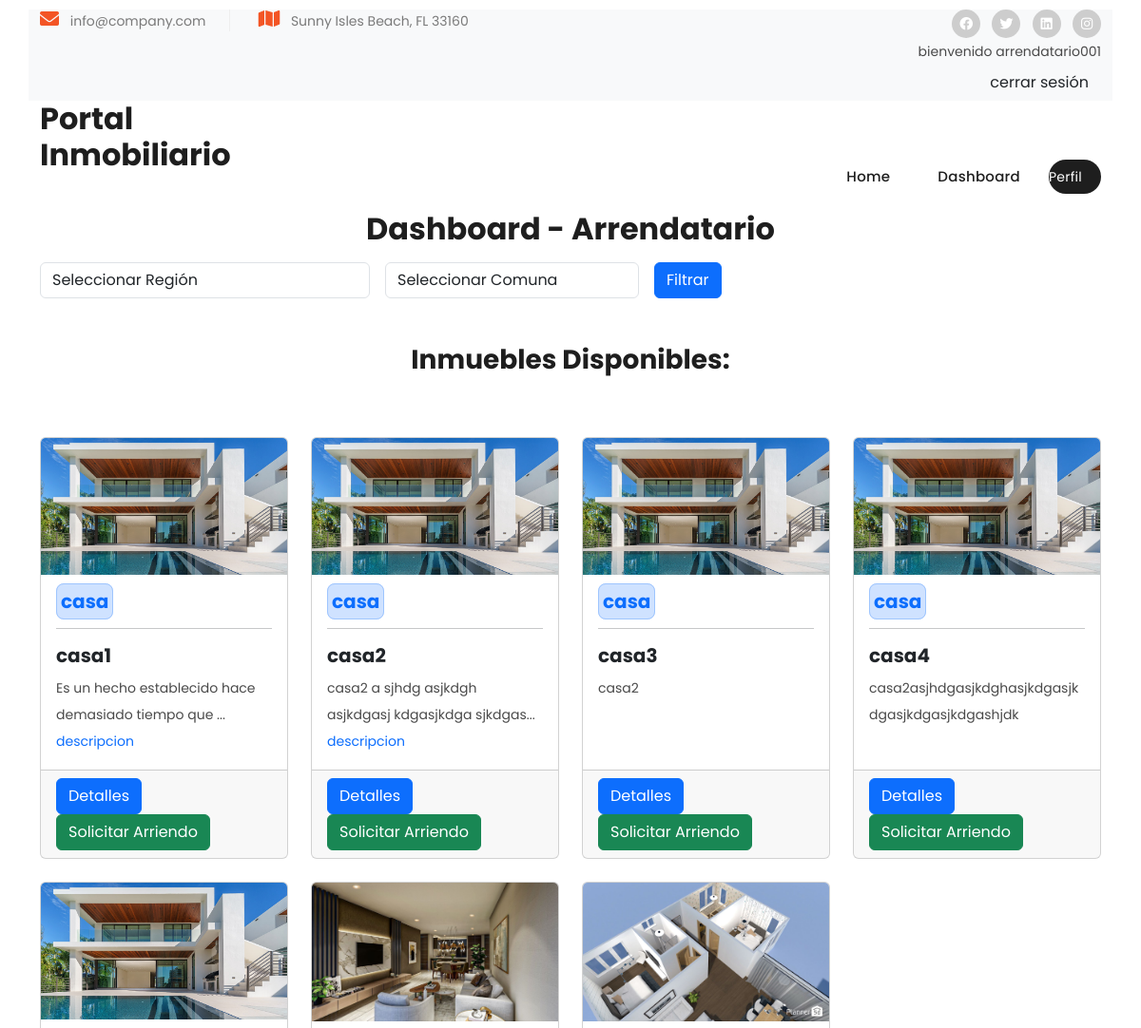
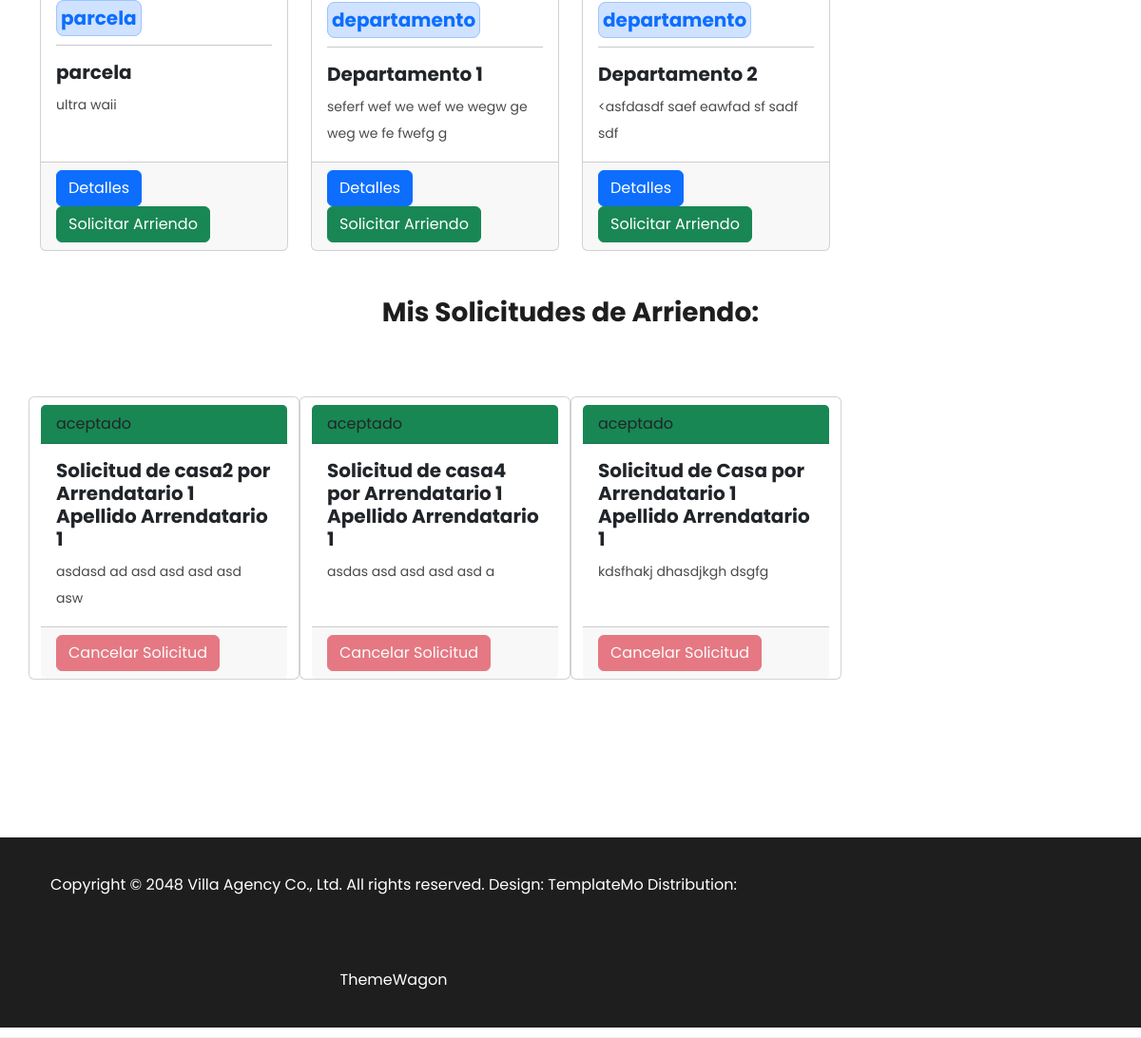
Screenshot of /dashboard/ (signed in) with the database file from the repository (2 pictures, top to bottom).
### web/models.py (models this page shows, shortened)
class Usuario(AbstractUser):
    TIPO_USUARIO_CHOICES = [
        ('arrendatario', 'Arrendatario'),
        ('arrendador', 'Arrendador'),
    ]
    nombres = models.CharField(max_length=50)
    apellidos = models.CharField(max_length=50)
    rut = models.CharField(max_length=10, unique=True)
    direccion = models.CharField(max_length=100)
    telefono = models.CharField(max_length=13)
    tipo_usuario = models.CharField(max_length=20, choices=TIPO_USUARIO_CHOICES)
    correo_electronico = models.EmailField(unique=True, default='correo@correo.cl')

class Inmueble(models.Model):
    TIPO_INMUEBLE_CHOISES = [
        ('casa','Casa'),
        ('departamento','Departamento'),
        ('parcela','Parcela'),
    ]
    nombre=models.CharField(max_length=50)
    direccion=models.CharField(max_length=50)
    descripcion=models.CharField(max_length=250)
    imagen = models.ImageField(upload_to='',null=True, blank=True)
    precio = models.DecimalField(max_digits=10, decimal_places=0)
    comuna = models.ForeignKey(Comuna, related_name='inmuebles', on_delete=models.CASCADE)
    disponible=models.BooleanField(default=True)
    m2_construidos = models.DecimalField(max_digits=10, decimal_places=2)
    m2_terreno = models.DecimalField(max_digits=10, decimal_places=2)
    cantidad_estacionamientos = models.PositiveIntegerField()
    cantidad_habitaciones = models.PositiveIntegerField()
    cantidad_banos = models.PositiveIntegerField()
    tipo_de_inmueble=models.CharField(max_length=12, choices=TIPO_INMUEBLE_CHOISES)
    propietario = models.ForeignKey(Usuario, on_delete=models.CASCADE)

class SolicitudArriendo(models.Model):
    TIPO_ESTADO_CHOISES = [
        ('pendiente','Pendiente'),
        ('aceptado','Aceptado'),
        ('rechazado','Rechazado'),
    ]
    arrendatario = models.ForeignKey(Usuario, on_delete=models.CASCADE)
    inmueble = models.ForeignKey(Inmueble, on_delete=models.CASCADE)
    mensaje = models.TextField(blank=True)
    estado =models.CharField( max_length=10, choices=TIPO_ESTADO_CHOISES, default='pendiente')
    def __str__(self):
        return f"Solicitud de {self.inmueble.nombre} \n por {self.arrendatario.nombres} {self.arrendatario.apellidos}"

### web/views.py (the view)
# urls.py: path('dashboard/', dashboard, name='dashboard'),
@login_required
def dashboard(request):
    if request.user.tipo_usuario == 'arrendatario':
        solicitudes = SolicitudArriendo.objects.filter(arrendatario=request.user)
        regiones = Region.objects.all()
        comunas = Comuna.objects.all()
        region_id = request.GET.get('region')
        comuna_id = request.GET.get('comuna')
        inmuebles = Inmueble.objects.filter(disponible=True)
        if region_id and region_id != '0':
            inmuebles = inmuebles.filter(comuna__region_id=region_id)
        if comuna_id:
            inmuebles = inmuebles.filter(comuna=comuna_id)
        return render(request, 'dashboard_arrendatario.html', {'solicitudes': solicitudes, 'regiones': regiones, 'comunas': comunas, 'inmuebles': inmuebles})
    elif request.user.tipo_usuario == 'arrendador':
        solicitudes_recibidas = SolicitudArriendo.objects.filter(inmueble__propietario=request.user, estado='pendiente')
        inmuebles = Inmueble.objects.filter(propietario=request.user)
        return render(request, 'dashboard_arrendador.html', {'solicitudes_recibidas': solicitudes_recibidas, 'inmuebles': inmuebles})

### web/templates/dashboard_arrendatario.html (shortened to what this page needs)
{% extends 'base.html' %}
{% load static %}
{% block content %}
  <div class="text-center my-3">
    <h2>Dashboard - Arrendatario</h2>
  </div>
  <div class="container mb-5 mx-auto">
    <form class="row g-3" method="GET" action="{% url 'dashboard' %}">
      <div class="col-auto">
        <select class="form-control" name="region" id="region">
          <option value="0">Seleccionar Región</option>
        </select>
      </div>
      <div class="col-auto">
        <select class="form-control" name="comuna" id="comuna">
          <option value="0">Seleccionar Comuna</option>
        </select>
      </div>
      <div class="col-auto">
        <button class="btn btn-primary" type="submit">Filtrar</button>
      </div>
    </form>
  </div>
  <div class="text-center mb-3">
    <h3>Inmuebles Disponibles:</h3>
  </div>
  <ul>
    <section class="container mx-auto pt-5">
      <div class="row row-cols-1 row-cols-md-3 row-cols-lg-4 g-4">
        {% for inm in inmuebles %}
          <div class="col">
            <div class="card h-100">
                <img class="card-img-top" src="/media/{{inm.imagen}}" alt="Card image cap">
              <div class="card-body">
                <h5 class="card-title">
                  <span class="p-1 me-2 text-primary bg-primary-subtle border border-primary-subtle rounded-3">
                    {{ inm.tipo_de_inmueble }}
                  </span><hr>
                  {{ inm.nombre }}
                </h5>
                <p class="card-text text-justify">
                    {% if inm.descripcion|length > 50 %}
                        {{ inm.descripcion|slice:":50" }}... <a href="">descripcion</a>
                    {% else %}
                        {{ inm.descripcion}}
                    {% endif %}
                </p>
              </div>
              <div class="card-footer">
                <a class="btn btn-primary" href="{% url 'detalle' inm.id %}">Detalles</a>
                <a class="btn btn-success" href="{% url 'generar_solicitud_arriendo' inm.id %}">Solicitar Arriendo</a>
              </div>
            </div>
          </div>
        {% endfor %}
      </div>
    </section>
  </ul>
  <div class="text-center my-4 pt-4">
    <h3>Mis Solicitudes de Arriendo:</h3>
  </div>
  <section class="container mx-auto pt-5">
    <div class="row row-cols-1 row-cols-md-3 row-cols-lg-4 g-4">
      {% for solicitud in solicitudes %}
        <div class="card mb-3" style="max-width: 18rem;">
          <div class="card-header mt-2
            {% if solicitud.estado == 'aceptado' %}bg-success
            {% elif solicitud.estado == 'pendiente' %}bg-warning
            {% elif solicitud.estado == 'rechazado' %}bg-danger
            {% else %}bg-secondary{% endif %}
          ">
            {{solicitud.estado}}
          </div>
          <div class="card-body">
            <h5 class="card-title">{{ solicitud }}</h5>
            <P>{{solicitud.mensaje}}</P>
          </div>
          <div class="card-footer">
            <form action="{% url 'cancelar_solicitud' solicitud.id %}" method="post">
              <button type="submit" class="btn btn-danger" {% if solicitud.estado != 'pendiente' %}disabled{% endif %}>Cancelar Solicitud</button>
            </form>
          </div>
        </div>
      {% endfor %}
    </div>
  </section>
{% endblock %}

### web/templates/includes/header.html (shortened to what this page needs)
{% load static %}
  <div class="sub-header">
    <div class="container bg-light">
      <div class="row">
        <div class="col-lg-6 col-md-6">
        <ul class="info">
        <li><i class="fa fa-envelope"></i> info@company.com</li>
        <li><i class="fa fa-map"></i> Sunny Isles Beach, FL 33160</li>
        </ul>
      </div>
      <div class="col-lg-6 col-md-6">
        <ul class="social-links">
          <li><a href="#"><i class="fab fa-facebook"></i></a></li>
          <li><a href="https://x.com/minthu" target="_blank"><i class="fab fa-twitter"></i></a></li>
          <li><a href="#"><i class="fab fa-linkedin"></i></a></li>
          <li><a href="#"><i class="fab fa-instagram"></i></a></li>
            {% if user.is_authenticated %}
            <p>bienvenido {{ user.username }}</p>
            <form action="{% url 'logout' %}" method="post">
              <button data-mdb-ripple-init type="submit" class="btn btn-outline">
                cerrar sesión
              </button>
            </form>
            {% else %}
            <a class="nav-link" href="{% url 'login' %}">Iniciar sesión</a>
            <a class="nav-link" href="{% url 'registro_usuario' %}">Registro</a>
            {% endif %}
        </ul>
      </div>
    </div>
  </div>
<header class="header-area header-sticky">
  <div class="container">
    <div class="row">
      <div class="col-12">
        <nav class="main-nav">
          <a href="{% url 'home' %}" class="logo">
            <h2>Portal Inmobiliario</h2>
          </a>
          <ul class="nav">
            <li><a class="nav-link d-inline" href="{% url 'home' %}">Home</a></li>
            {% if user.is_authenticated %}
            <li><a class="nav-link d-inline" href="{% url 'dashboard' %}">Dashboard</a></li>
            <li><a class="nav-link d-inline" href="{% url 'actualizar_usuario' %}">Perfil</a></li>
            {% endif %}
          </ul>
        </nav>
      </div>
    </div>
  </div>
</header>

### web/templates/static/assets/css/templatemo-villa-agency.css (style rules this page uses)
html, body, div, span, applet, object, iframe, h1, h2, h3, h4, h5, h6, p, blockquote, div pre, a, abbr, acronym, address, big, cite, code, del, dfn, em, font, img, ins, kbd, q, s, samp, small, strike, strong, sub, sup, tt, var, b, u, i, center, dl, dt, dd, ol, ul, li, figure, header, nav, section, article, aside, footer, figcaption { margin: 0; padding: 0; border: 0; outline: 0; }
ul, li { padding: 0; margin: 0; list-style: none; }
header, nav, section, article, aside, footer, hgroup { display: block; }
* { box-sizing: border-box; }
html, body { font-family: 'Poppins', sans-serif; -ms-text-size-adjust: 100%; -webkit-font-smoothing: antialiased; -moz-osx-font-smoothing: grayscale; }
a { text-decoration: none !important; }
h1, h2, h3, h4, h5, h6 { color: #1e1e1e; margin-top: 0px; margin-bottom: 0px; font-weight: 700; }
ul { margin-bottom: 0px; }
p { font-size: 14px; line-height: 28px; color: #4a4a4a; }
img { width: 100%; overflow: hidden; }
html, body { font-family: 'Poppins', sans-serif; }
.sub-header { background-color: #fff; padding: 10px 0px; border-bottom: 1px solid #eee; }
.sub-header ul li { display: inline-block; }
.sub-header ul.social-links { text-align: right; }
.sub-header ul.social-links li { margin-left: 8px; }
.sub-header ul.social-links li a { display: inline-block; width: 30px; height: 30px; background-color: #cdcdcd; border-radius: 50%; text-align: center; line-height: 30px; color: #fff; font-size: 14px; transition: all .3s; }
.sub-header ul.info li { font-size: 14px; color: #7a7a7a; border-right: 1px solid #eee; margin-right: 25px; padding-right: 25px; }
.sub-header ul.info li:last-child { margin-right: 0px; padding-right: 0px; border-right: none; }
.sub-header ul.info li i { font-size: 20px; color: #f35525; margin-right: 8px; }
.header-area { position: relative; background-color: #fff; height: 100px; z-index: 100; -webkit-transition: all .5s ease 0s; -moz-transition: all .5s ease 0s; -o-transition: all .5s ease 0s; transition: all .5s ease 0s; }
.header-area .main-nav { background: transparent; display: flex; }
.header-area .main-nav .logo { -webkit-transition: all 0.3s ease 0s; -moz-transition: all 0.3s ease 0s; -o-transition: all 0.3s ease 0s; transition: all 0.3s ease 0s; display: inline-block; }
.header-area .main-nav ul.nav { flex-basis: 100%; margin-top: 30px; justify-content: right; -webkit-transition: all 0.3s ease 0s; -moz-transition: all 0.3s ease 0s; -o-transition: all 0.3s ease 0s; transition: all 0.3s ease 0s; position: relative; z-index: 999; }
.header-area .main-nav .nav li:last-child { padding-right: 0px; }
.header-area .main-nav .nav li { padding-left: 10px; padding-right: 10px; height: 100px; line-height: 100px; }
.header-area .main-nav .nav li a { display: block; padding-left: 20px; padding-right: 20px; font-weight: 500; font-size: 15px; height: 40px; line-height: 40px; text-transform: capitalize; color: #1e1e1e; -webkit-transition: all 0.4s ease 0s; -moz-transition: all 0.4s ease 0s; -o-transition: all 0.4s ease 0s; transition: all 0.4s ease 0s; border: transparent; letter-spacing: .25px; }
.header-area .main-nav .nav li:last-child a { background-color: #1e1e1e; color: #fff; font-size: 14px; font-weight: 400; text-transform: none; border-radius: 20px; padding-left: 0px; }
@media (max-width: 1200px) { .header-area .main-nav .nav li { padding-left: 5px; padding-right: 5px; } }
body { overflow-x: hidden; }

### rows the page displays
Usuario: username "arrendatario001"
Inmueble: imagen (picture), tipo_de_inmueble "casa", nombre "casa1", descripcion "Es un hecho establecido hace demasiado tiempo que"
Inmueble: imagen (picture), tipo_de_inmueble "casa", nombre "casa2", descripcion "casa2 a sjhdg asjkdgh asjkdgasj kdgasjkdga sjkdgas"
Inmueble: imagen (picture), tipo_de_inmueble "casa", nombre "casa3", descripcion "casa2"
Inmueble: imagen (picture), tipo_de_inmueble "casa", nombre "casa4", descripcion "casa2asjhdgasjkdghasjkdgasjkdgasjkdgasjkdgashjdk"
Inmueble: imagen (picture), tipo_de_inmueble "parcela", nombre "parcela", descripcion "ultra waii"
Inmueble: imagen (picture), tipo_de_inmueble "departamento", nombre "Departamento 1", descripcion "seferf wef we wef we wegw ge weg we fe fwefg g"
Inmueble: imagen (picture), tipo_de_inmueble "departamento", nombre "Departamento 2", descripcion "<asfdasdf saef eawfad sf sadf sdf"
SolicitudArriendo: estado "aceptado", inmueble+arrendatario "Solicitud de casa2 por Arrendatario 1 Apellido Arrendatario 1", mensaje "asdasd ad asd asd asd asd asw"
SolicitudArriendo: estado "aceptado", inmueble+arrendatario "Solicitud de casa4 por Arrendatario 1 Apellido Arrendatario 1", mensaje "asdas asd asd asd asd a"
SolicitudArriendo: estado "aceptado", inmueble+arrendatario "Solicitud de Casa por Arrendatario 1 Apellido Arrendatario 1", mensaje "kdsfhakj dhasdjkgh dsgfg"
